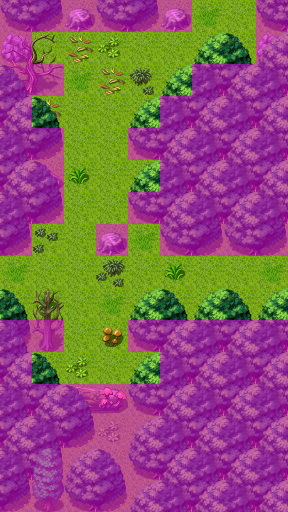

A level layout from a 2D game, rendered from its tile map. Below: a short description, then the map file with tile-grid data replaced by summaries:
An orthogonal 9x16 tile map with 32x32 px tiles, 4 tile layers (Ground, Objects, Above, Walkable), 8 tilesets and 5 objects (3x mapchange, 2x spawn).

<map version="1.0" orientation="orthogonal" width="9" height="16" tilewidth="32" tileheight="32">
    <properties>
        <property name="outdoors" value="1" />
    </properties>
    <tileset firstgid="1" name="map_6" tilewidth="32" tileheight="32">
        <image source="../drawable/map_6.png" />
    </tileset>
    <tileset firstgid="65" name="map_19" tilewidth="32" tileheight="32">
        <image source="../drawable/map_19.png" />
    </tileset>
    <tileset firstgid="129" name="map_16" tilewidth="32" tileheight="32">
        <image source="../drawable/map_16.png" />
    </tileset>
    <tileset firstgid="193" name="map_4" tilewidth="32" tileheight="32">
        <image source="../drawable/map_4.png" />
    </tileset>
    <tileset firstgid="257" name="map_17" tilewidth="32" tileheight="32">
        <image source="../drawable/map_17.png" />
    </tileset>
    <tileset firstgid="321" name="map_5" tilewidth="32" tileheight="32">
        <image source="../drawable/map_5.png" />
    </tileset>
    <tileset firstgid="385" name="map_20" tilewidth="32" tileheight="32">
        <image source="../drawable/map_20.png" />
    </tileset>
    <tileset firstgid="449" name="map_2" tilewidth="32" tileheight="32">
        <image source="../drawable/map_2.png" />
    </tileset>
    <layer name="Ground" width="9" height="16">
        <data>[144 cells, 144 non-empty, 2 distinct tile ids]</data>
    </layer>
    <layer name="Objects" width="9" height="16">
        <data>[144 cells, 104 non-empty, 23 distinct tile ids]</data>
    </layer>
    <layer name="Above" width="9" height="16">
        <data>[144 cells, 28 non-empty, 8 distinct tile ids]</data>
    </layer>
    <layer name="Walkable" width="9" height="16">
        <data>[144 cells, 93 non-empty, 1 distinct tile ids]</data>
    </layer>
    <objectgroup name="Mapevents">
        <object name="north" type="mapchange" x="192" y="0" width="64" height="32">
            <properties>
                <property name="map" value="waterway1" />
                <property name="place" value="south2" />
            </properties>
        </object>
        <object name="east" type="mapchange" x="256" y="256" width="32" height="64">
            <properties>
                <property name="map" value="waterwaya2" />
                <property name="place" value="west" />
            </properties>
        </object>
        <object name="west" type="mapchange" x="0" y="256" width="32" height="64">
            <properties>
                <property name="map" value="waterwaya6" />
                <property name="place" value="east" />
            </properties>
        </object>
    </objectgroup>
    <objectgroup name="Spawn">
        <object name="waterwayacaterpillar" type="spawn" x="64" y="160" width="160" height="192">
            <properties>
                <property name="quantity" value="3" />
                <property name="spawngroup" value="waterwayacaterpillar" />
            </properties>
        </object>
        <object name="frog" type="spawn" x="64" y="64" width="160" height="160">
            <properties>
                <property name="quantity" value="2" />
                <property name="spawngroup" value="frog_3" />
            </properties>
        </object>
    </objectgroup>
    <objectgroup name="Keys" />
    <objectgroup name="Replace" />
</map>
